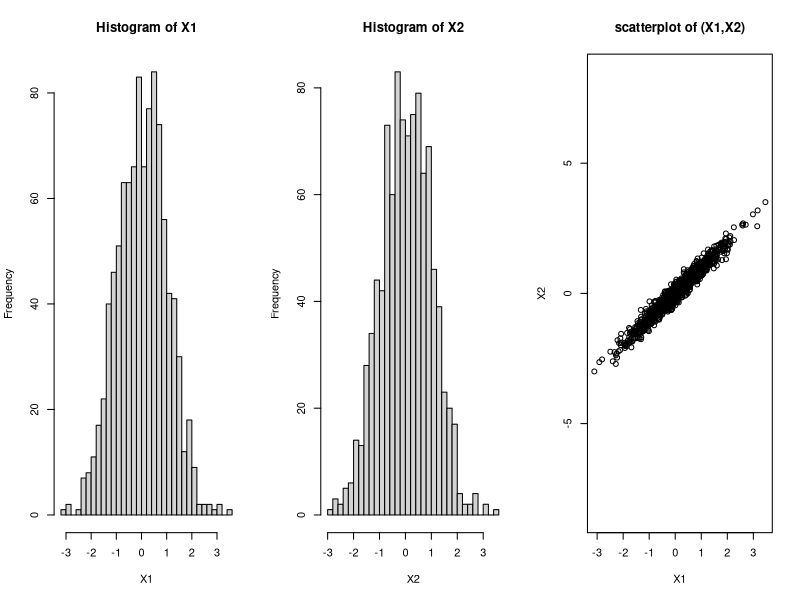

Here is the R script that generated this plot:
## ---- chunk 1
knitr::opts_chunk$set(comment = "#",collapse = TRUE,fig.align = "center")
## ---- chunk 2
Z1 <- rnorm(1000)
Z2 <- rnorm(1000)
X1 <- Z1 + 0.1*Z2
X2 <- Z1 - 0.1*Z2
par(mfcol = c(1,3))
hist(X1,breaks = 32)
hist(X2,breaks = 32)
plot(X1,X2,main = "scatterplot of (X1,X2)",ylim = c(-4,4),asp = 1)
cor(X1,X2)
## ---- chunk 3
mu <- c(0,0)
A <- rbind(c(1,0.1),c(1,-0.1))
A
z <- rnorm(2)
x <- mu + A %*% z
x
## ---- chunk 4
Sigma <- A %*% t(A)
Sigma
